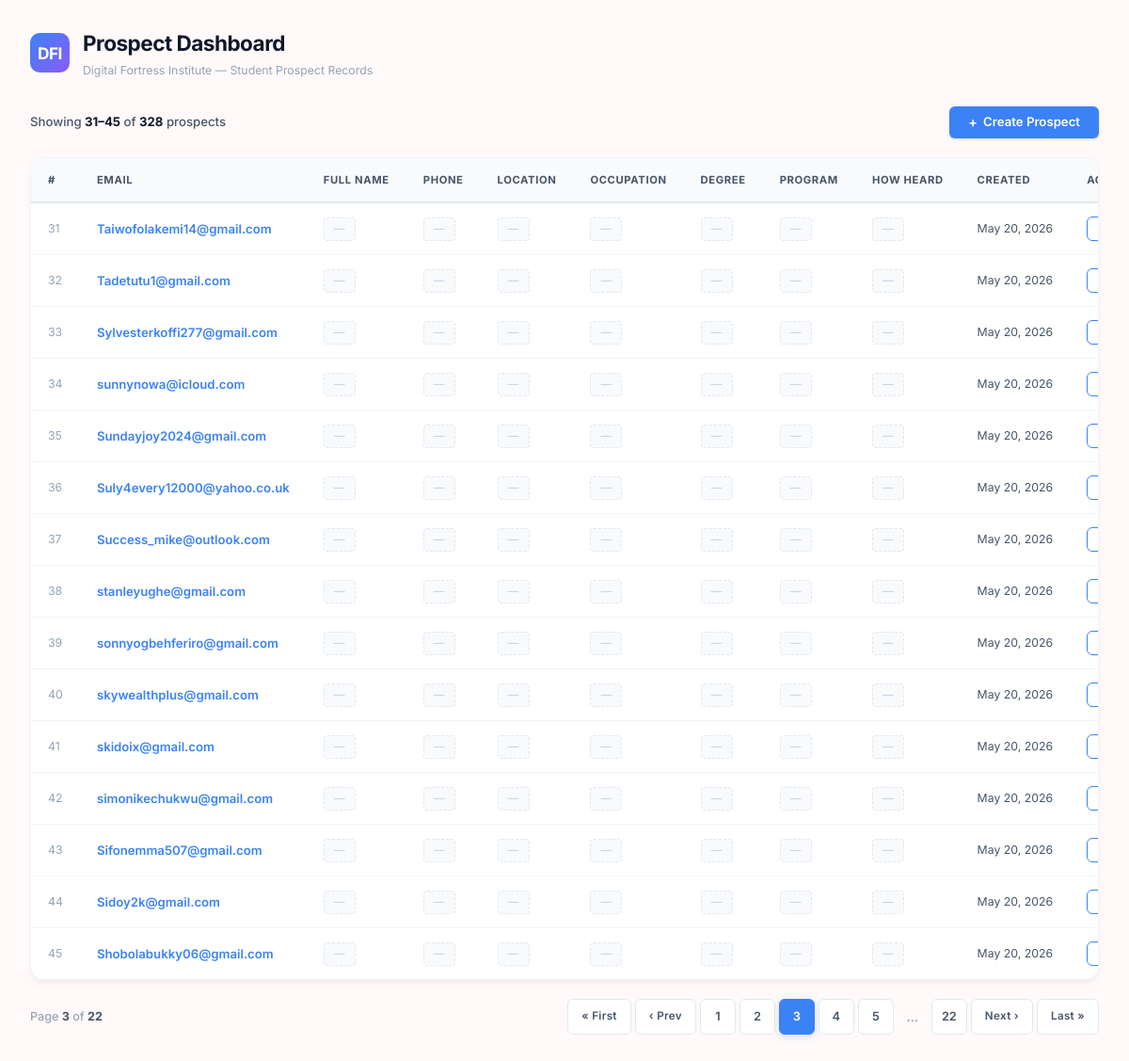
The page /dashboard/?page=3 on the database its author committed.
### prospects/models.py (models this page shows, shortened)
class Prospect(models.Model):
    HOW_HEARD_CHOICES = [
        ('roundabout_banner', 'Roundabout Banner'),
        ('friends_family', 'Friends/Family'),
        ('traditional_media', 'Traditional Media (Radio, TV, etc.)'),
        ('digital_advert', 'Digital Advert'),
        ('fliers_banner', 'Fliers/Banner'),
    ]
    email = models.EmailField(
        max_length=255,
        unique=True,
        help_text='Required. Must be a valid, unique email address.',
    )
    full_name = models.CharField(
        max_length=255,
        blank=True,
        null=True,
    )
    phone_number = models.CharField(
        max_length=50,
        blank=True,
        null=True,
    )
    location = models.CharField(
        max_length=255,
        blank=True,
        null=True,
    )
    occupation = models.CharField(
        max_length=255,
        blank=True,
        null=True,
    )
    highest_degree = models.CharField(
        max_length=255,
        blank=True,
        null=True,
    )
    program = models.CharField(
        max_length=255,
        blank=True,
        null=True,
    )
    how_heard = models.CharField(
        max_length=50,
        choices=HOW_HEARD_CHOICES,
        blank=True,
        null=True,
    )
    created_at = models.DateTimeField(auto_now_add=True)
    class Meta:
        ordering = ['-created_at']
        verbose_name = 'Prospect'
        verbose_name_plural = 'Prospects'

### prospects/views.py (the view)
# urls.py: path('', views.dashboard, name='dashboard'),
def dashboard(request):
    prospect_list = Prospect.objects.all()
    paginator = Paginator(prospect_list, PROSPECTS_PER_PAGE)
    page_number = request.GET.get('page', 1)
    page_obj = paginator.get_page(page_number)
    return render(request, 'prospects/dashboard.html', {
        'prospects': page_obj,
        'page_obj': page_obj,
        'total_count': paginator.count,
        'page_title': 'Prospect Dashboard',
    })

### prospects/templates/prospects/dashboard.html (shortened to what this page needs)
<!DOCTYPE html>
<html lang="en">
<head>
</head>
<body>
    <div class="app-shell">
        <header class="top-bar">
            <div class="top-bar__brand">
                <div class="top-bar__logo">DFI</div>
                <div>
                    <h1 class="top-bar__title">{{ page_title }}</h1>
                    <p class="top-bar__subtitle">Digital Fortress Institute — Student Prospect Records</p>
                </div>
            </div>
        </header>
        <div class="action-bar">
            <p class="record-count">
                Showing <strong>{{ page_obj.start_index }}–{{ page_obj.end_index }}</strong> of <strong>{{ total_count }}</strong> prospect{{ total_count|pluralize }}
            </p>
            <a href="{% url 'prospects:prospect_create' %}" class="btn btn--primary" id="btn-create-prospect">
                <span class="btn__icon">+</span> Create Prospect
            </a>
        </div>
        <div class="table-card">
            {% if prospects %}
            <div class="table-wrap">
                <table id="prospects-table">
                    <thead>
                        <tr>
                            <th>#</th>
                            <th>Email</th>
                            <th>Full Name</th>
                            <th>Phone</th>
                            <th>Location</th>
                            <th>Occupation</th>
                            <th>Degree</th>
                            <th>Program</th>
                            <th>How Heard</th>
                            <th>Created</th>
                            <th>Actions</th>
                        </tr>
                    </thead>
                    <tbody>
                        {% for p in prospects %}
                        <tr id="prospect-row-{{ p.pk }}">
                            <td style="color: var(--text-muted); font-size: 0.82rem;">{{ page_obj.start_index|add:forloop.counter0 }}</td>
                            <td class="col-email">{{ p.email }}</td>
                            <td>{% if p.full_name %}{{ p.full_name }}{% else %}<span class="null-tag">—</span>{% endif %}</td>
                            <td>{% if p.phone_number %}{{ p.phone_number }}{% else %}<span class="null-tag">—</span>{% endif %}</td>
                            <td>{% if p.location %}{{ p.location }}{% else %}<span class="null-tag">—</span>{% endif %}</td>
                            <td>{% if p.occupation %}{{ p.occupation }}{% else %}<span class="null-tag">—</span>{% endif %}</td>
                            <td>{% if p.highest_degree %}{{ p.highest_degree }}{% else %}<span class="null-tag">—</span>{% endif %}</td>
                            <td>{% if p.program %}{{ p.program }}{% else %}<span class="null-tag">—</span>{% endif %}</td>
                            <td>
                                {% if p.how_heard %}
                                    <span class="badge badge--channel">{{ p.get_how_heard_display }}</span>
                                {% else %}
                                    <span class="null-tag">—</span>
                                {% endif %}
                            </td>
                            <td style="font-size: 0.82rem; color: var(--text-secondary);">
                                {{ p.created_at|date:"M d, Y" }}
                            </td>
                            <td>
                                <div class="actions-cell">
                                    <a href="{% url 'prospects:prospect_edit' p.pk %}"
                                       class="btn btn--edit"
                                       id="btn-edit-{{ p.pk }}">Edit</a>
                                </div>
                            </td>
                        </tr>
                        {% endfor %}
                    </tbody>
                </table>
            </div>
            {% endif %}
        </div>
        {% if page_obj.paginator.num_pages > 1 %}
        <nav class="pagination-bar" id="pagination" aria-label="Table pagination">
            <p class="pagination-bar__info">
                Page <strong>{{ page_obj.number }}</strong> of <strong>{{ page_obj.paginator.num_pages }}</strong>
            </p>
            <div class="pagination-bar__controls">
                {% if page_obj.has_previous %}
                <a href="?page=1" class="page-btn page-btn--nav" title="First page">« First</a>
                <a href="?page={{ page_obj.previous_page_number }}" class="page-btn page-btn--nav" title="Previous page">‹ Prev</a>
                {% else %}
                <span class="page-btn page-btn--nav page-btn--disabled">« First</span>
                <span class="page-btn page-btn--nav page-btn--disabled">‹ Prev</span>
                {% endif %}
                {% for pg in page_obj.paginator.page_range %}
                    {% if pg == page_obj.number %}
                        <span class="page-btn page-btn--active">{{ pg }}</span>
                    {% elif pg == 1 or pg == page_obj.paginator.num_pages %}
                        <a href="?page={{ pg }}" class="page-btn">{{ pg }}</a>
                    {% elif pg >= page_obj.number|add:"-2" and pg <= page_obj.number|add:"2" %}
                        <a href="?page={{ pg }}" class="page-btn">{{ pg }}</a>
                    {% elif pg == page_obj.number|add:"-3" or pg == page_obj.number|add:"3" %}
                        <span class="page-ellipsis">…</span>
                    {% endif %}
                {% endfor %}
                {% if page_obj.has_next %}
                <a href="?page={{ page_obj.next_page_number }}" class="page-btn page-btn--nav" title="Next page">Next ›</a>
                <a href="?page={{ page_obj.paginator.num_pages }}" class="page-btn page-btn--nav" title="Last page">Last »</a>
                {% else %}
                <span class="page-btn page-btn--nav page-btn--disabled">Next ›</span>
                <span class="page-btn page-btn--nav page-btn--disabled">Last »</span>
                {% endif %}
            </div>
        </nav>
        {% endif %}
    </div>
</body>
</html>

### rows shown on the page
Prospect: start_index|add "31", email "Taiwofolakemi14@gmail.com", created_at "May 20, 2026"
Prospect: start_index|add "32", email "Tadetutu1@gmail.com", created_at "May 20, 2026"
Prospect: start_index|add "33", email "Sylvesterkoffi277@gmail.com", created_at "May 20, 2026"
Prospect: start_index|add "34", email "sunnynowa@icloud.com", created_at "May 20, 2026"
Prospect: start_index|add "35", email "Sundayjoy2024@gmail.com", created_at "May 20, 2026"
Prospect: start_index|add "36", email "Suly4every12000@yahoo.co.uk", created_at "May 20, 2026"
Prospect: start_index|add "37", email "Success_mike@outlook.com", created_at "May 20, 2026"
Prospect: start_index|add "38", email "stanleyughe@gmail.com", created_at "May 20, 2026"
Prospect: start_index|add "39", email "sonnyogbehferiro@gmail.com", created_at "May 20, 2026"
Prospect: start_index|add "40", email "skywealthplus@gmail.com", created_at "May 20, 2026"
Prospect: start_index|add "41", email "skidoix@gmail.com", created_at "May 20, 2026"
Prospect: start_index|add "42", email "simonikechukwu@gmail.com", created_at "May 20, 2026"
Prospect: start_index|add "43", email "Sifonemma507@gmail.com", created_at "May 20, 2026"
Prospect: start_index|add "44", email "Sidoy2k@gmail.com", created_at "May 20, 2026"
Prospect: start_index|add "45", email "Shobolabukky06@gmail.com", created_at "May 20, 2026"

### other values the page prints
{{ page_title }} "Prospect Dashboard"
{{ page_obj.start_index }} "31"
{{ page_obj.end_index }} "45"
{{ total_count }} "328"
{{ page_obj.number }} "3"
{{ page_obj.paginator.num_pages }} "22"
{{ pg }} "1" "22"
{{ pg }} "2" "4" "5"
{{ pg }} "3"
